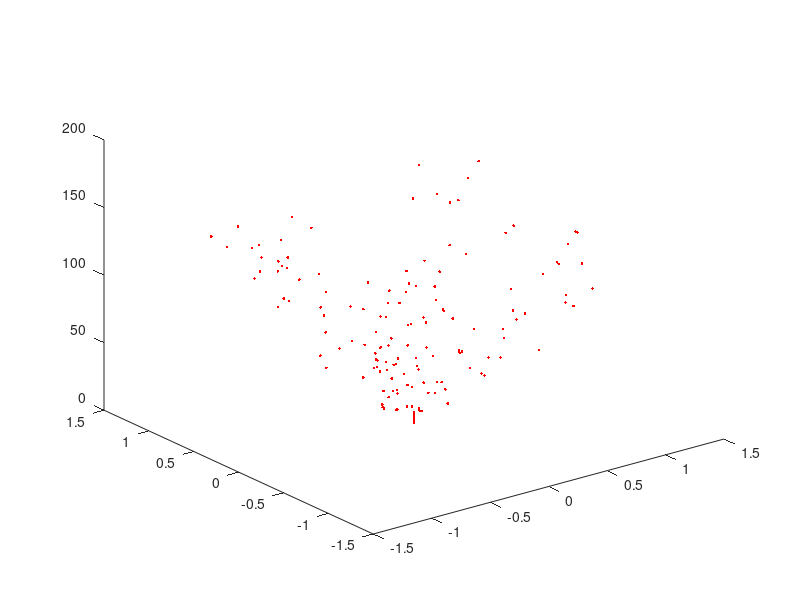

Write the MATLAB code that produced this figure. (Note: this script raises an error after producing the figure.)
clear, clc, close all

num_taps = 15; % number of filter taps
num_symt = [150 300 500]; % number of symbols of training mode (tm)
num_symd = 5000; % number of symbols of control-by-decision mode (dm)
const_sizet = 4; % constellation syze of tm
const_sized = 16; % constellation size of dm
SNR = 30; % given signal to noise ratio
mu = 0.001; % given step factor

for j = 1:length(num_symt)

num_ite = num_symt(j) + num_symd; % number of total iterations
   
%generating the data signal for training (4QAM) and
%control-by-decision(16QAM)
data_t = randi(const_sizet, num_symt(j), 1) - 1; 
data_d = randi(const_sized, num_symd, 1) - 1;

% modeling the data with 4QAM and 16QAM

signal_t = qammod(data_t, const_sizet);
signal_d = qammod(data_d, const_sized);

% channel input signal
signal = [signal_t; signal_d];

% channel coefficients
H_num = [0.5 1.2 1.5 -1];
H_den = 1;

% computing channel output
ch_out = filter(H_num, H_den, signal);

% Computing the noise variance for each constellation map for 30db SNR
% Normalization factor QAM sqrt( 2/3(M-1) ), M being the constellation size

n_var_4qam = (norm(H_num).^2* 2/3*(const_sizet-1)) * 10^(-SNR/10);
n_var_16qam = (norm(H_num).^2* 2/3*(const_sized-1)) * 10^(-SNR/10);   

%the noise should be complex and the variance divided for each part (real/imag)
%noise for the training part
noise_t = sqrt(n_var_4qam/2)*(randn(num_symt(j), 1)+1i*(randn(num_symt(j), 1)));

%noise for the control by decision part
noise_d = sqrt(n_var_16qam/2)*(randn(num_symd, 1)+1i*(randn(num_symd, 1)));

% computing the equalizer input (adding awgn noise to channel output)
x = ch_out + [noise_t ; noise_d]; 

w = zeros(num_taps, 1); % initialiazing the equalizer taps

eq_out = zeros(1, num_ite); % vector for storage of equalizer outputs
err_vec = zeros(1,num_ite); % vector for error storage

init = zeros(num_taps - 1, 1); % vector for convolution sliding window

% part I: trainning mode.

% it's necessary to wait for a number of samples before perform the
% comparation with the input (section 2.10.4, page 57, Diniz)
% Half of filter length
delay = ceil(num_taps/2);
    for k = 1:num_symt(j)  
        inp = [x(k); init];
        init = inp(1:end-1);
        eq_out(k) = w'*inp;
        if(k > delay)
        err_vec(k) = signal(k-delay) - eq_out(k); % Compara o sinal de entrada com saida (adiantado). Por exemplo(sinal(s) 1 com saida (eq_out) 8)
        w = w + mu*conj(err_vec(k))*inp;
        end
    end

% ploting the equalizer output in time
figure(3*j-2)
plot3(real(eq_out(1:num_symt(j))),imag(eq_out(1:num_symt(j))),1:num_symt(j),'r.'); 

% part II: control by decision mode. 

    for k = num_symt(j)+1:num_symt(j)+num_symd % É nessessario esperar um momento (amostras) até fazer a comparação com o sinal (Seção 2.10.4 pag.57 Diniz) . Nesse caso 7 ou 8(metade do comprimento do filtro), pois tem comprimento 15.
        inp = [x(k); init];
        init = inp(1:end-1);

        eq_out(k) = w'*inp;

        d = qam_decisor(eq_out(k),const_sized);

        err_vec(k) = d - eq_out(k);
        w = w + mu*conj(err_vec(k))*inp;

    end

figure(3*j-1)
plot3(real(eq_out(num_symt(j)+1:end)),imag(eq_out(num_symt(j)+1:end)),1:num_symd,'r.'); % plota da modulação 16 QAM
figure(3*j-2)
semilogy(1:num_ite, conj(err_vec).*err_vec, 'red');
xlabel('plot(e.*e)');
% axis([-1 600 -1 1]);

end

